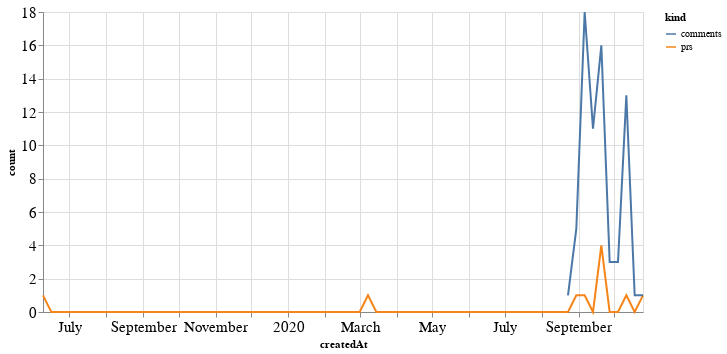

The cell this chart's notebook holds for it:
### Code cell
alt.Chart(total_time, width=600).mark_line().encode(
    x='createdAt',
    y='count',
    color='kind'
)

### Figure 1 — Vega-Lite specification as saved in the notebook (floating-point values rounded to 4 significant figures; data arrays with more than 128 entries replaced by an {"elided": "..."} marker saying what was removed)
{"config": {"axisLeft": {"labelFontSize": 15}, "axisBottom": {"labelFontSize": 15}}, "data": {"name": "data-860ba9c2097c2cbc46d0b5ca5aa3ab81"}, "mark": "line", "encoding": {"color": {"type": "nominal", "field": "kind"}, "x": {"type": "temporal", "field": "createdAt"}, "y": {"type": "quantitative", "field": "count"}}, "width": 600, "$schema": "https://vega.github.io/schema/vega-lite/v4.8.1.json", "datasets": {"data-860ba9c2097c2cbc46d0b5ca5aa3ab81": {"elided": "146 records"}}}
